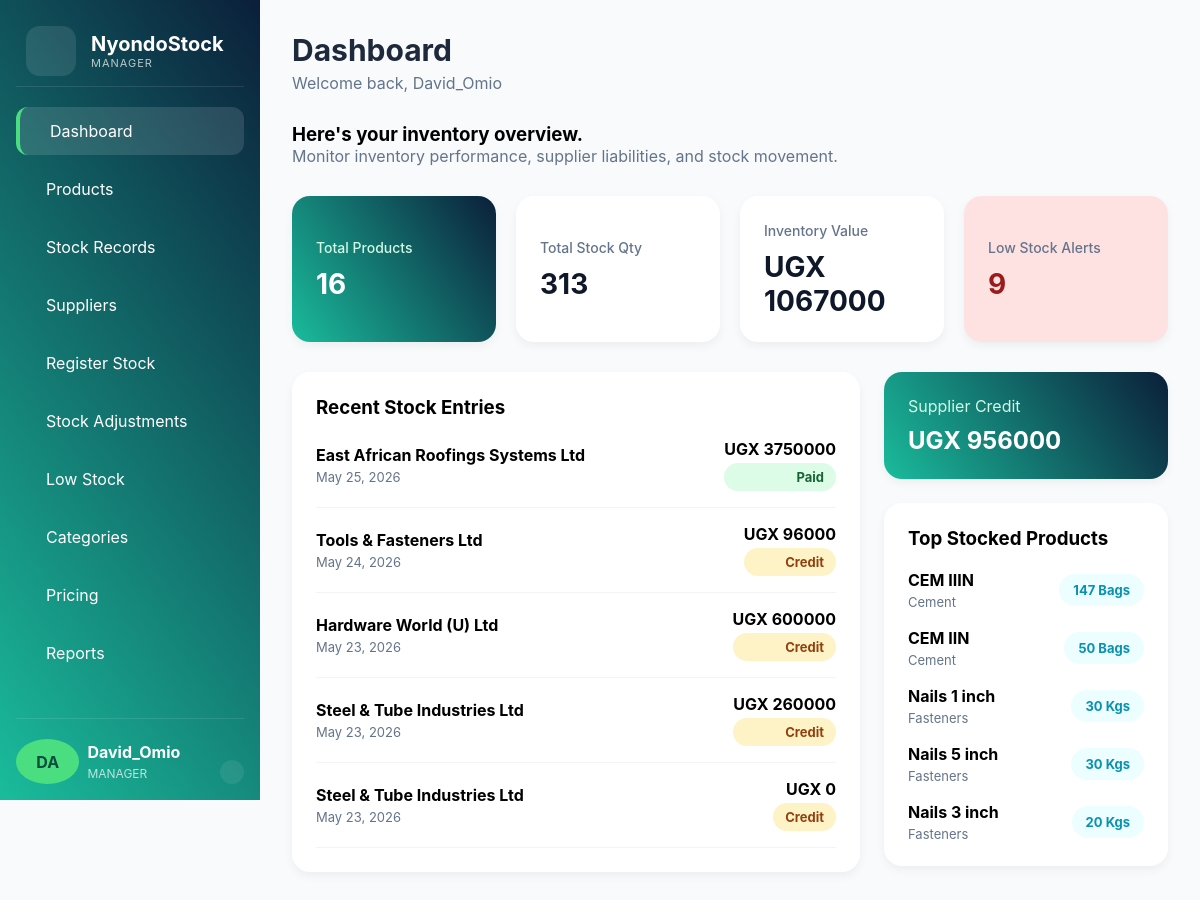
Page /manager_dashboard/ (signed in) on the earlier database version.
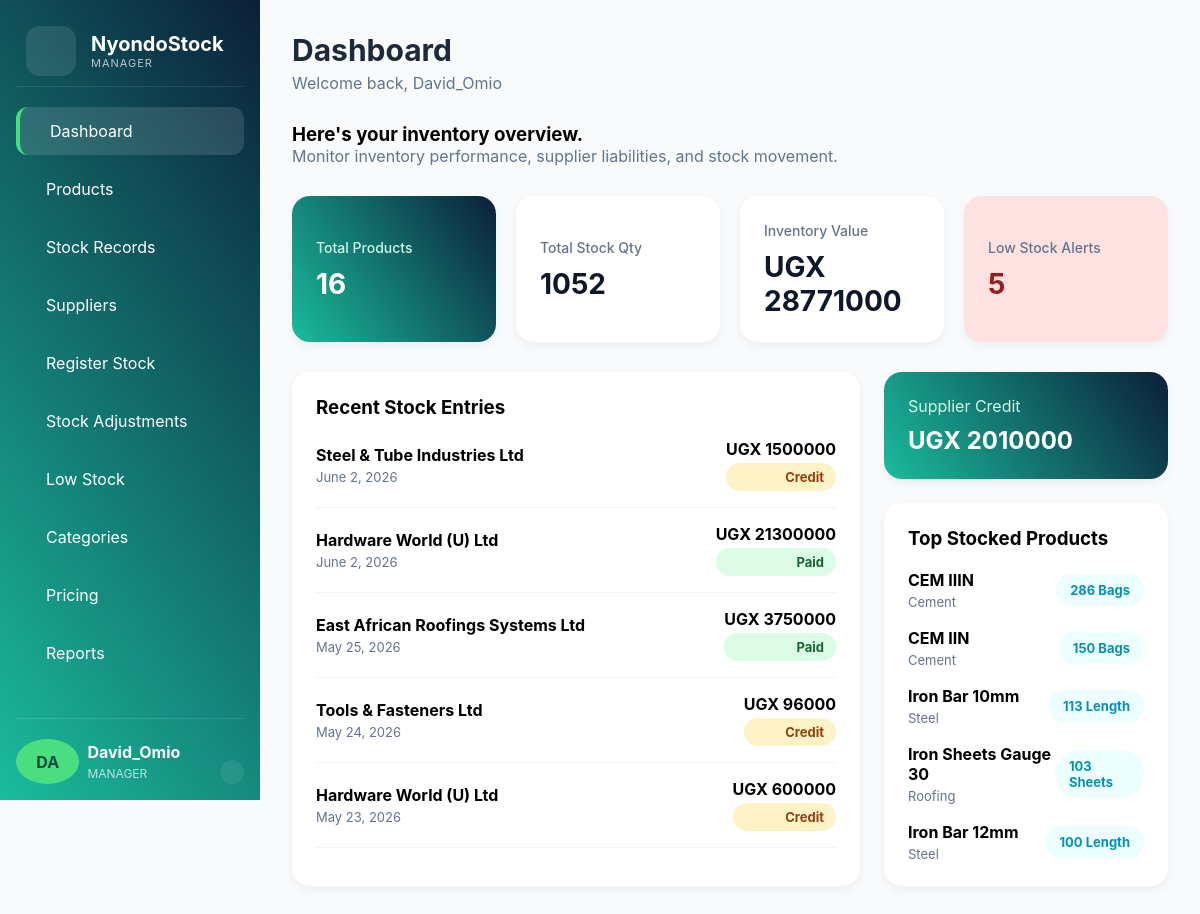
Same page on the later database version.
### inventory_app/models.py (models this page shows, shortened)
class StockEntry(models.Model):
    PAYMENT_METHODS = (
        ('CASH', 'Cash'),
        ('MOMO', 'Mobile Money'),
        ('BANK', 'Bank Transfer'),
        ('CHEQUE', 'Cheque'),
    )
    supplier = models.ForeignKey(
        Supplier,
        on_delete=models.CASCADE
    )
    added_by = models.ForeignKey(
        'auth.User',
        on_delete=models.SET_NULL,
        null=True
    )
    invoice_number = models.CharField(
        max_length=100,
        blank=True,
        null=True
    )
    stock_date = models.DateField(default=now)
    supplied_on_credit = models.BooleanField(default=False)
    total_cost = models.DecimalField(
        max_digits=12,
        decimal_places=2,
        default=0
    )
    payment_method = models.CharField(
        max_length=20,
        choices=PAYMENT_METHODS,
        blank=True,
        null=True
    )
    transaction_reference = models.CharField(
        max_length=100,
        blank=True,
        null=True
    )
    notes = models.TextField(
        blank=True,
        null=True
    )
    date_added = models.DateTimeField(
        auto_now_add=True
    )

class Supplier(models.Model):
    COMPANY_TYPES = (
        ('SOLE', 'Sole Proprietorship'),
        ('PARTNERSHIP', 'Partnership'),
        ('LLC', 'Limited Liability Company'),
        ('CORPORATION', 'Corporation'),
    )
    supplier_name = models.CharField(max_length=150)
    contact_person = models.CharField(max_length=100)
    job_title = models.CharField(
        max_length=100,
        blank=True
    )
    phone_number = models.CharField(max_length=20)
    alternative_phone = models.CharField(
        max_length=20,
        blank=True
    )
    email = models.EmailField(blank=True)
    company_type = models.CharField(
        max_length=30,
        choices=COMPANY_TYPES,
        blank=True
    )
    business_registration_number = models.CharField(
        max_length=100,
        blank=True
    )
    tin_number = models.CharField(
        max_length=100,
        blank=True
    )
    website = models.URLField(blank=True)
    address = models.TextField(blank=True)
    city = models.CharField(
        max_length=100,
        blank=True
    )
    country = models.CharField(
        max_length=100,
        default='Uganda'
    )
    balance_due = models.DecimalField(
        max_digits=12,
        decimal_places=2,
        default=0
    )
    is_credit_supplier = models.BooleanField(default=False)
    created_at = models.DateTimeField(
        auto_now_add=True
    )

class Product(models.Model):
    UNIT_CHOICES = [
        ('Bags', 'Bags'),
        ('Pieces', 'Pieces'),
        ('Kgs', 'Kgs'),
        ('Rolls', 'Rolls'),
        ('Tonnes', 'Tonnes'),
        ('Length', 'Length'),
        ('Sheets', 'Sheets'),
    ]
    category = models.ForeignKey(Category, on_delete=models.CASCADE)
    sku = models.CharField(max_length=50, unique=True, blank=True, null=True)
    product_name = models.CharField(max_length=100)
    unit = models.CharField(max_length=20, choices=UNIT_CHOICES)
    unit_cost = models.DecimalField(max_digits=10, decimal_places=2, default=0)
    normal_percentage = models.DecimalField(
    max_digits=5,
    decimal_places=2,
    default=25
)
    retail_percentage = models.DecimalField(
    max_digits=5,
    decimal_places=2,
    default=20
    )
    wholesale_percentage = models.DecimalField(
    max_digits=5,
    decimal_places=2,
    default=10
   )
    normal_price = models.DecimalField(max_digits=10, decimal_places=2, default=0)
    retail_price = models.DecimalField(max_digits=10, decimal_places=2, default=0)
    wholesale_price = models.DecimalField(max_digits=10, decimal_places=2, default=0)
    quantity = models.PositiveIntegerField(default=0)
    reorder_level = models.PositiveIntegerField(default=10)
    eligible_for_scheme = models.BooleanField(
    default=False)
    is_active = models.BooleanField(default=True)
    created_at = models.DateTimeField(auto_now_add=True)

class Category(models.Model):
    category_name = models.CharField(max_length=100, unique=True)

### inventory_app/views.py (the view)
# urls.py: path('manager_dashboard/', views.manager_dashboard, name='manager_dashboard'),
@login_required
@allowed_roles(['ADMIN', 'MANAGER'])
def manager_dashboard(request):
    products = Product.objects.all()
    total_products = Product.objects.count()
    total_stock_quantity = 0
    total_inventory_value = 0
    for product in products:
        quantity = product.quantity or 0
        unit_cost = product.unit_cost or 0
        total_stock_quantity += quantity
        total_inventory_value += (
            quantity * unit_cost
        )
    low_stock_products = Product.objects.filter(
        quantity__lte=F('reorder_level')
    ).count()
    total_supplier_credit = Supplier.objects.filter(balance_due__gt=0).aggregate(total=Sum('balance_due'))['total'] or 0
    recent_stock = StockEntry.objects.select_related('supplier').order_by('-date_added')[:5]
    top_products = Product.objects.order_by('-quantity')[:5]
    context = {
        'total_products': total_products,
        'total_stock_quantity': total_stock_quantity,
        'total_inventory_value': total_inventory_value,
        'low_stock_products': low_stock_products,
        'total_supplier_credit': total_supplier_credit,
        'recent_stock': recent_stock,
        'top_products': top_products,
    }
    return render(
        request,
        'manager/manager_dashboard.html',
        context
    )

### accounts_app/context_processors.py (called while the page is built)
def user_roles(request):
    user = request.user
    if not user.is_authenticated:
        return {
            "is_admin": False,
            "is_manager": False,
            "is_attendant": False,
        }
    groups = user.groups.values_list("name", flat=True)
    return {
        "is_admin": "ADMIN" in groups,
        "is_manager": "MANAGER" in groups or "ADMIN" in groups,
        "is_attendant": "ATTENDANT" in groups or "ADMIN" in groups,
    }

### templates/manager/manager_dashboard.html (shortened to what this page needs)
{% extends 'manager/base_manager.html' %}
{% block content %}
{% include 'manager/partials/topbar.html' %}
<div class="dashboard-header">
  <div>
    <h3>Here's your inventory overview.</h3>
    <p>
      Monitor inventory performance, supplier liabilities, and stock movement.
    </p>
  </div>
</div>
<div class="stats-grid">
  <div class="stat-card primary">
    <div>
      <span>Total Products</span>
      <h2>{{ total_products }}</h2>
    </div>
  </div>
  <div class="stat-card">
    <div>
      <span>Total Stock Qty</span>
      <h2>{{ total_stock_quantity }}</h2>
    </div>
  </div>
  <div class="stat-card">
    <div>
      <span>Inventory Value</span>
      <h2>UGX {{ total_inventory_value|floatformat:0 }}</h2>
    </div>
  </div>
  <div class="stat-card danger">
    <div>
      <span>Low Stock Alerts</span>
      <h2>{{ low_stock_products }}</h2>
    </div>
  </div>
</div>
<div class="content-grid">
  <div class="card">
    <div class="card-header">
      <h3>Recent Stock Entries</h3>
    </div>
    <div class="activity-list">
      {% for stock in recent_stock %}
      <div class="activity-item">
        <div>
          <strong> {{ stock.supplier.supplier_name }} </strong>
          <span> {{ stock.stock_date }} </span>
        </div>
        <div class="activity-right">
          <strong> UGX {{ stock.total_cost|floatformat:0 }} </strong>
          {% if stock.supplied_on_credit %}
          <span class="badge warning"> Credit </span>
          {% else %}
          <span class="badge success"> Paid </span>
          {% endif %}
        </div>
      </div>
      {% empty %}
      <div class="empty-state">
        <i class="ph ph-package"></i>
        <p>No stock entries yet.</p>
      </div>
      {% endfor %}
    </div>
  </div>
  <div class="side-analytics">
    <div class="card analytics-card">
      <div class="analytics-top">
        <div>
          <span> Supplier Credit </span>
          <h2>UGX {{ total_supplier_credit|floatformat:0 }}</h2>
        </div>
      </div>
    </div>
    <div class="card">
      <div class="card-header">
        <h3>Top Stocked Products</h3>
      </div>
      <div class="top-products">
        {% for product in top_products %}
        <div class="top-product">
          <div>
            <strong> {{ product.product_name }} </strong>
            <span> {{ product.category.category_name }} </span>
          </div>
          <div class="qty-pill">{{ product.quantity }} {{ product.unit }}</div>
        </div>
        {% endfor %}
      </div>
    </div>
  </div>
</div>
{% endblock %}

Differences in the rows shown:
no longer on this page (row unchanged): StockEntry: supplier.supplier_name "Steel & Tube Industries Ltd", stock_date "May 23, 2026", total_cost "260000", supplied_on_credit "Credit"
no longer on this page (row unchanged): StockEntry: supplier.supplier_name "Steel & Tube Industries Ltd", stock_date "May 23, 2026", total_cost "0", supplied_on_credit "Credit"
no longer on this page (row unchanged): Product: product_name "Nails 1 inch", category.category_name "Fasteners", quantity "30", unit "Kgs"
no longer on this page (row unchanged): Product: product_name "Nails 5 inch", category.category_name "Fasteners", quantity "30", unit "Kgs"
no longer on this page (row unchanged): Product: product_name "Nails 3 inch", category.category_name "Fasteners", quantity "20", unit "Kgs"
added StockEntry: supplier.supplier_name "Steel & Tube Industries Ltd", stock_date "June 2, 2026", total_cost "1500000", supplied_on_credit "Credit"
added StockEntry: supplier.supplier_name "Hardware World (U) Ltd", stock_date "June 2, 2026", total_cost "21300000", supplied_on_credit "Paid"
changed Product "CEM IIIN": quantity "147" → "286"
changed Product "CEM IIN": quantity "50" → "150"
now on this page (row edited): Product: product_name "Iron Bar 10mm", category.category_name "Steel", quantity "113", unit "Length"
now on this page (row edited): Product: product_name "Iron Sheets Gauge 30", category.category_name "Roofing", quantity "103", unit "Sheets"
now on this page (row edited): Product: product_name "Iron Bar 12mm", category.category_name "Steel", quantity "100", unit "Length"
Other differences:
{{ total_stock_quantity }}: "313" → "1052"
{{ total_inventory_value|floatformat:0 }}: "1067000" → "28771000"
{{ low_stock_products }}: "9" → "5"
{{ total_supplier_credit|floatformat:0 }}: "956000" → "2010000"
